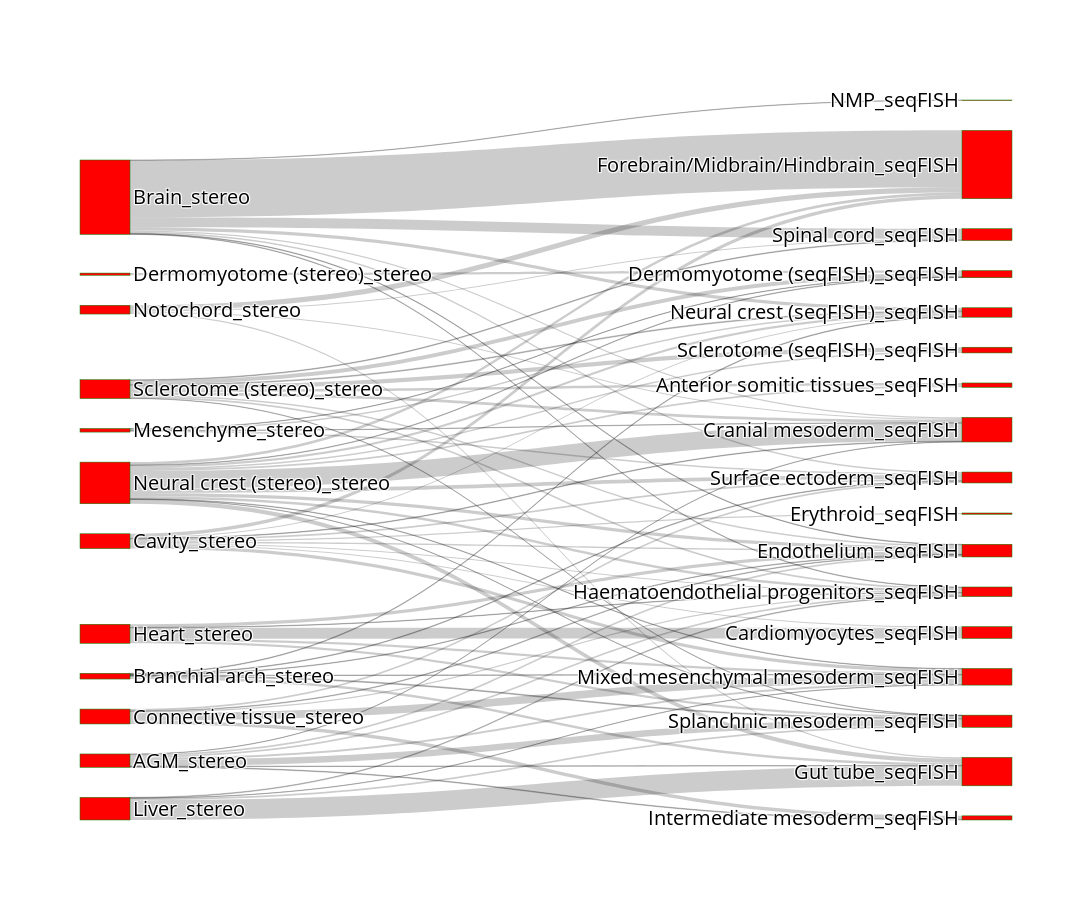

The cell this chart's notebook holds for it:
### Code cell
Sankey(matching_table, prefix=['stereo','seqFISH'],font_size=20,title=None)

### Figure 1 — Plotly figure (JSON) as saved in the notebook; plotly's stock layout.template omitted (floating-point values rounded to 4 significant figures)
{"data": [{"link": {"source": [30, 32, 24, 27, 21, 22, 24, 29, 30, 31, 32, 26, 29, 30, 32, 21, 22, 23, 24, 25, 27, 30, 32, 24, 22, 24, 30, 31, 21, 23, 28, 30, 31, 21, 22, 24, 25, 27, 28, 30, 32, 21, 25, 21, 23, 24, 25, 27, 28, 30, 22, 22, 23, 24, 29, 30, 32, 30, 32, 22, 31, 32, 21, 23, 27, 28, 30, 32, 22, 23, 24, 25, 29, 30], "target": [1, 1, 3, 3, 4, 4, 4, 4, 4, 4, 4, 6, 6, 6, 6, 7, 7, 7, 7, 7, 7, 7, 7, 8, 9, 9, 9, 9, 10, 10, 10, 10, 10, 11, 11, 11, 11, 11, 11, 11, 11, 12, 12, 14, 14, 14, 14, 14, 14, 14, 15, 16, 16, 16, 16, 16, 16, 17, 17, 18, 18, 18, 19, 19, 19, 19, 19, 19, 20, 20, 20, 20, 20, 20], "value": [62, 95, 38, 387, 11, 52, 22, 12, 646, 42, 100, 78, 14, 20, 146, 60, 20, 19, 51, 22, 112, 118, 54, 46, 2037, 121, 101, 191, 18, 94, 711, 155, 45, 59, 19, 36, 47, 16, 25, 83, 60, 25, 124, 76, 15, 116, 280, 82, 11, 17, 13, 113, 23, 38, 49, 85, 31, 56, 150, 362, 38, 25, 230, 32, 85, 66, 11, 13, 52, 24, 63, 61, 53, 140]}, "node": {"color": "red", "label": ["Allantois_seqFISH", "Anterior somitic tissues_seqFISH", "Blood progenitors_seqFISH", "Cardiomyocytes_seqFISH", "Cranial mesoderm_seqFISH", "Definitive endoderm_seqFISH", "Dermomyotome (seqFISH)_seqFISH", "Endothelium_seqFISH", "Erythroid_seqFISH", "Forebrain/Midbrain/Hindbrain_seqFISH", "Gut tube_seqFISH", "Haematoendothelial progenitors_seqFISH", "Intermediate mesoderm_seqFISH", "Lateral plate mesoderm_seqFISH", "Mixed mesenchymal mesoderm_seqFISH", "NMP_seqFISH", "Neural crest (seqFISH)_seqFISH", "Sclerotome (seqFISH)_seqFISH", "Spinal cord_seqFISH", "Splanchnic mesoderm_seqFISH", "Surface ectoderm_seqFISH", "AGM_stereo", "Brain_stereo", "Branchial arch_stereo", "Cavity_stereo", "Connective tissue_stereo", "Dermomyotome (stereo)_stereo", "Heart_stereo", "Liver_stereo", "Mesenchyme_stereo", "Neural crest (stereo)_stereo", "Notochord_stereo", "Sclerotome (stereo)_stereo"], "line": {"color": "green", "width": 0.5}, "pad": 50, "thickness": 50}, "type": "sankey"}], "layout": {"autosize": false, "font": {"color": "Black", "size": 20}, "height": 900, "width": 1300}}
